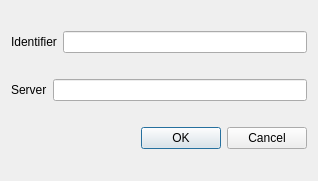
<?xml version="1.0" encoding="UTF-8"?>
<ui version="4.0">
 <class>ConfigurationDialog</class>
 <widget class="QDialog" name="ConfigurationDialog">
  <property name="geometry">
   <rect>
    <x>0</x>
    <y>0</y>
    <width>318</width>
    <height>181</height>
   </rect>
  </property>
  <property name="windowTitle">
   <string>Configuration</string>
  </property>
  <layout class="QVBoxLayout" name="verticalLayout">
   <item>
    <layout class="QHBoxLayout" name="horizontalLayout_2">
     <item>
      <widget class="QLabel" name="idLabel">
       <property name="toolTip">
        <string/>
       </property>
       <property name="text">
        <string>Identifier</string>
       </property>
      </widget>
     </item>
     <item>
      <widget class="QLineEdit" name="idLineEdit"/>
     </item>
    </layout>
   </item>
   <item>
    <layout class="QHBoxLayout" name="horizontalLayout">
     <item>
      <widget class="QLabel" name="serverLabel">
       <property name="toolTip">
        <string/>
       </property>
       <property name="text">
        <string>Server</string>
       </property>
      </widget>
     </item>
     <item>
      <widget class="QLineEdit" name="serverLineEdit"/>
     </item>
    </layout>
   </item>
   <item>
    <widget class="QDialogButtonBox" name="buttonBox">
     <property name="orientation">
      <enum>Qt::Horizontal</enum>
     </property>
     <property name="standardButtons">
      <set>QDialogButtonBox::Cancel|QDialogButtonBox::Ok</set>
     </property>
    </widget>
   </item>
  </layout>
 </widget>
 <resources/>
 <connections>
  <connection>
   <sender>buttonBox</sender>
   <signal>accepted()</signal>
   <receiver>ConfigurationDialog</receiver>
   <slot>accept()</slot>
   <hints>
    <hint type="sourcelabel">
     <x>248</x>
     <y>254</y>
    </hint>
    <hint type="destinationlabel">
     <x>157</x>
     <y>274</y>
    </hint>
   </hints>
  </connection>
  <connection>
   <sender>buttonBox</sender>
   <signal>rejected()</signal>
   <receiver>ConfigurationDialog</receiver>
   <slot>reject()</slot>
   <hints>
    <hint type="sourcelabel">
     <x>316</x>
     <y>260</y>
    </hint>
    <hint type="destinationlabel">
     <x>286</x>
     <y>274</y>
    </hint>
   </hints>
  </connection>
 </connections>
</ui>
